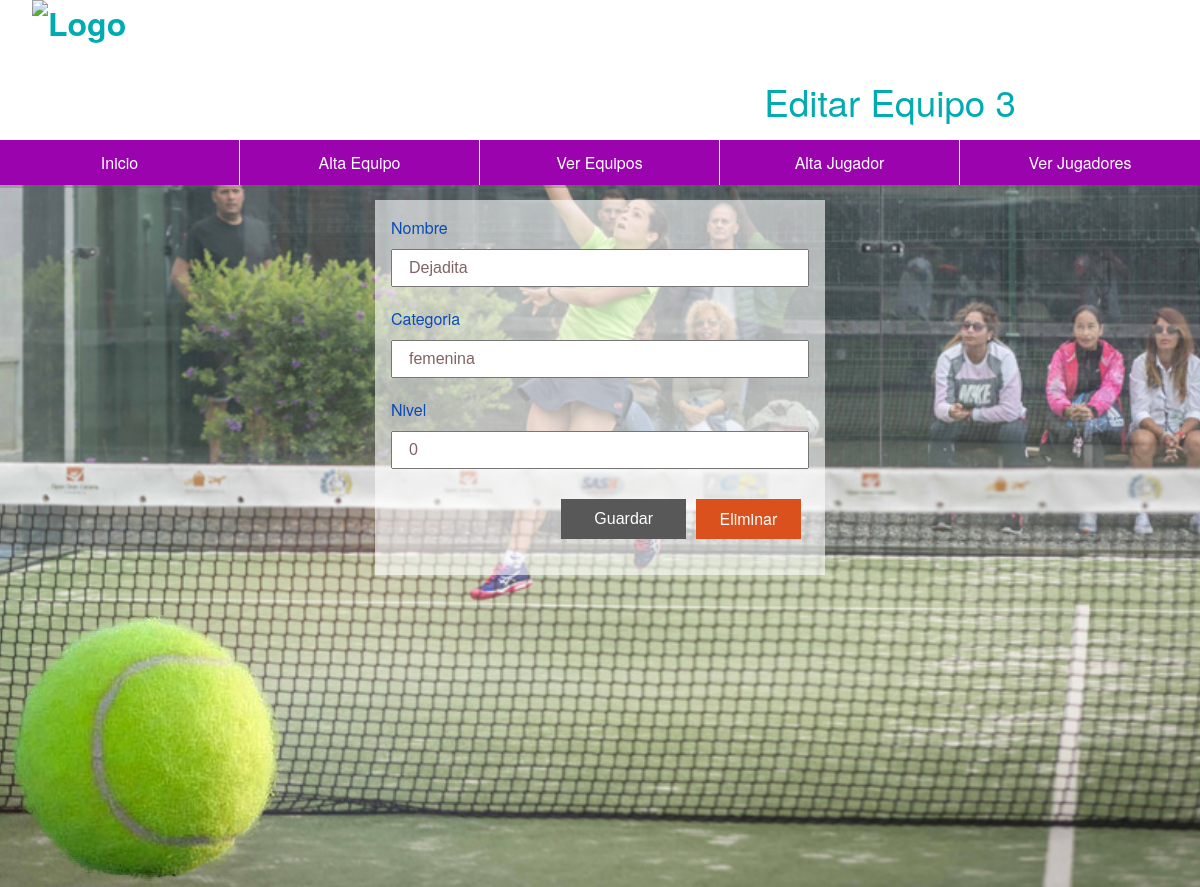
Page /editar_Equipo.php?id=3 on the committed database.
### tables this page shows
CREATE TABLE `equipos` (
  `id` int(2) NOT NULL,
  `nombre` varchar(30) NOT NULL,
  `categoria` varchar(10) NOT NULL,
  `nivel` int(1) NOT NULL
);

### bbdd/BaseDeDatos.php (called while the page is built, shortened)
<?php
class BaseDeDatos{
    public function __construct($servidor,$usuario,$password,$db,$puerto,$tipo){
        $this->servidor = $servidor;
        $this->usuario = $usuario;
        $this->password = $password;
        $this->db = $db;
        $this->puerto = $puerto;
    }
}
?>

### bbdd/DBMySql.php (called while the page is built, shortened)
<?php
class DBMySql extends BaseDeDatos{
    protected $conexion;
    public function __construct($servidor,$usuario,$password,$db,$puerto=3306){
            $this->conexion = mysqli_connect($this->servidor.':'.$this->puerto,$this->usuario,$this->password);
                mysqli_select_db($this->conexion,$this->db);
    }
    public function setQuery($query){
        return $this->idConsulta =mysqli_query($this->conexion,$query);
    }
}
?>

### editar_Equipo.php (the view, shortened to what this page needs)
<?php
include("funciones.php");
$menu = menu(0);
if(isset($_GET['id'])){
    $id = $_GET['id'];
}
$resultado = cargarEquipo($id);
$nombre = $resultado['nombre'];
$categoria = $resultado['categoria'];
$nivel = $resultado['nivel'];
?>
<!DOCTYPE html>
<html lang="en">
<head>
    <link rel="stylesheet" href="css.css">
</head>
<body>
    <header>
        <h1>
            <img src="images/logo2.png" alt="Logo"/>
        </h1>
        <h2>Editar Equipo <?= $id ?> </h2>
    </header>
    <nav>
        <ul>
            <?= $menu ?>
        </ul>
    </nav>
    <form method="post" action="funciones.php">
        <label for="nombre">Nombre</label>
        <input type="text" name="nombre" id="Nombre" value="<?= $nombre ?>"/>
        <label for="categoria">Categoria</label>
        <input type="text" name="categoria" id="Categoria" value="<?= $categoria ?>"/>
        <label for="nivel">Nivel</label>
        <input type="text" name="nivel" id="Nivel" value="<?= $nivel ?>"/>
        <input type="submit" value="Guardar" name="editar" class="boton_editar"/>
        <a href="funciones.php?borrar= <?= $id ?>" class="borrar">Eliminar</a>
    </form>
    <article id="equipos">
            <img src="images/bola.png" alt="bola"/>
    </article>
</body>
</html>

### css.css (style rules this page uses)
* { margin:0; padding:0; }
body { font-family:Gotham, "Helvetica Neue", Helvetica, Arial, sans-serif; background:url(images/alexia.png) no-repeat center fixed; background-size:cover; }
header { min-height:160px; background:#fff; }
header h1 { float:left; margin-left:1em; color:rgb(0, 172, 178); }
header img { height:150px; }
h2 { float:right; color:rgb(0, 172, 178); font-size:2.3em; font-weight:lighter; margin-right:5em; margin-top:75px; }
nav { width:100%; margin-top:-20px; float:left; border-bottom:3px solid rgba(98,98,98,0.30) }
nav ul { width:100%; list-style:none; }
section, form { width:50%; max-width:450px; background:rgba(255,255,255,0.60); margin:40px auto; padding:1em; box-sizing:border-box; }
form label, form input, form select { width:100%; font-size:1em; }
form label { color:rgba(10,75,182,1.00); }
form input { padding:0.5em 1em; box-sizing:border-box; margin:10px 0 20px 0; color:#816464; }
form input[type=submit] { width:30%; height:40px; font-size:1em; border:none; background:#585858; color:#fff; float:right; text-align:center; cursor: pointer; }
input.boton_editar { float: left !important; margin-left:170px; }
.borrar, .borrarJugador { width: 25%; height: 40px; font-size: 1em; border: none; background: rgba(219,81,29,1.00); color:#fff; margin-right: 2%; display:block; text-align:center; line-height: 40px; float: right; margin-top: 10px; text-decoration: none; }

### rows in the picture
equipos: nombre "Dejadita", categoria "femenina", nivel "0"

### other values in the picture
$id "3"
